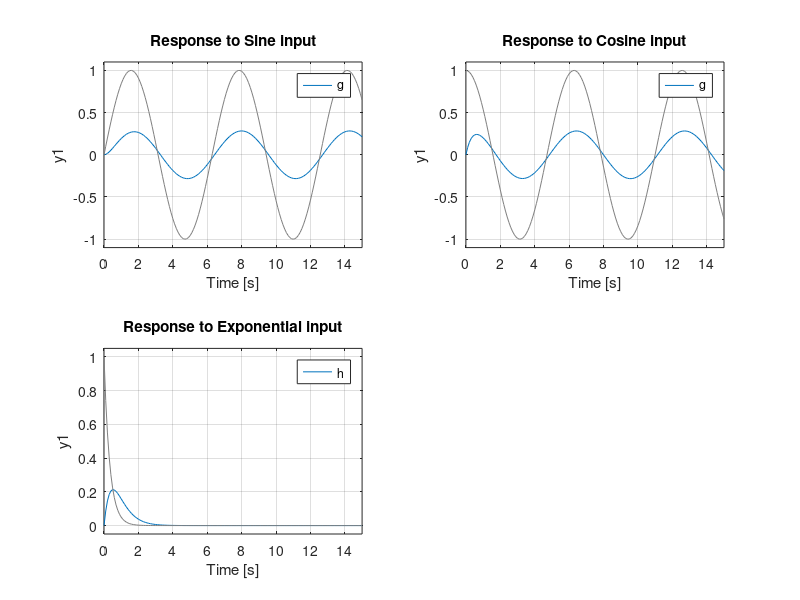

MATLAB code for this plot:
clc;
clear all;
close all;

s=tf('s');
g=(s+1)/(s^2+4*s+4);
t=0:0.1:15;
u1= sin(t);
u2= cos(t);
subplot(2,2,1);
lsim(g,u1,t);
title('Response to Sine input');
subplot(2,2,2);
lsim(g,u2,t);
title('Response to Cosine input');
h=(s+5)/(s^2+5*s+6);
V=exp(-3*t);
subplot(2,2,3);
lsim(h,V,t);
title('Response to Exponential input');

i=input('thank you');
